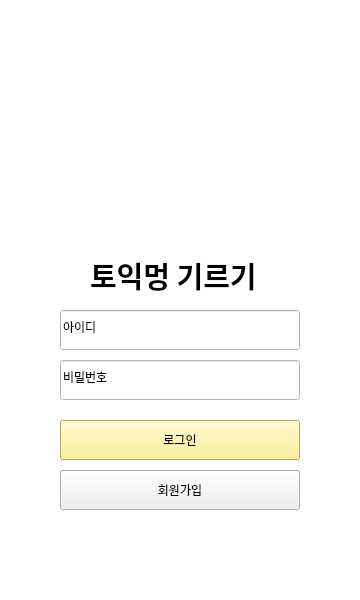
<?xml version="1.0" encoding="UTF-8"?>
<ui version="4.0">
 <class>loginPage</class>
 <widget class="QMainWindow" name="loginPage">
  <property name="geometry">
   <rect>
    <x>0</x>
    <y>0</y>
    <width>360</width>
    <height>600</height>
   </rect>
  </property>
  <property name="windowTitle">
   <string>MainWindow</string>
  </property>
  <property name="styleSheet">
   <string notr="true">background-color:rgb(255, 255, 255)
</string>
  </property>
  <widget class="QWidget" name="centralwidget">
   <widget class="QPushButton" name="loginBtn">
    <property name="geometry">
     <rect>
      <x>60</x>
      <y>420</y>
      <width>240</width>
      <height>40</height>
     </rect>
    </property>
    <property name="styleSheet">
     <string notr="true">background-color:rgb(255, 240, 129)</string>
    </property>
    <property name="text">
     <string>로그인</string>
    </property>
   </widget>
   <widget class="QPushButton" name="toRegisterPageBtn">
    <property name="geometry">
     <rect>
      <x>60</x>
      <y>470</y>
      <width>240</width>
      <height>40</height>
     </rect>
    </property>
    <property name="styleSheet">
     <string notr="true">background-color:rgb(239, 239, 239)</string>
    </property>
    <property name="text">
     <string>회원가입</string>
    </property>
   </widget>
   <widget class="QLineEdit" name="id">
    <property name="geometry">
     <rect>
      <x>60</x>
      <y>310</y>
      <width>240</width>
      <height>40</height>
     </rect>
    </property>
    <property name="text">
     <string>아이디</string>
    </property>
   </widget>
   <widget class="QLineEdit" name="password">
    <property name="geometry">
     <rect>
      <x>60</x>
      <y>360</y>
      <width>240</width>
      <height>40</height>
     </rect>
    </property>
    <property name="text">
     <string>비밀번호</string>
    </property>
   </widget>
   <widget class="QLabel" name="label">
    <property name="geometry">
     <rect>
      <x>90</x>
      <y>260</y>
      <width>191</width>
      <height>31</height>
     </rect>
    </property>
    <property name="font">
     <font>
      <family>맑은 고딕</family>
      <pointsize>22</pointsize>
      <italic>false</italic>
      <bold>true</bold>
     </font>
    </property>
    <property name="styleSheet">
     <string notr="true">font: 700 22pt &quot;맑은 고딕&quot;;
</string>
    </property>
    <property name="text">
     <string>토익멍 기르기</string>
    </property>
   </widget>
  </widget>
  <widget class="QMenuBar" name="menubar">
   <property name="geometry">
    <rect>
     <x>0</x>
     <y>0</y>
     <width>360</width>
     <height>33</height>
    </rect>
   </property>
  </widget>
  <widget class="QStatusBar" name="statusbar"/>
 </widget>
 <resources/>
 <connections/>
</ui>
